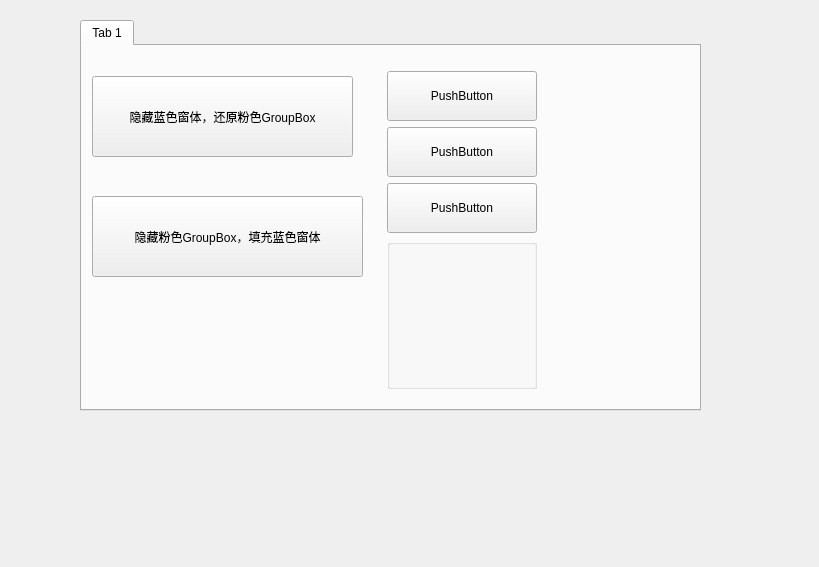
<?xml version="1.0" encoding="UTF-8"?>
<ui version="4.0">
 <class>Widget</class>
 <widget class="QWidget" name="Widget">
  <property name="geometry">
   <rect>
    <x>0</x>
    <y>0</y>
    <width>819</width>
    <height>567</height>
   </rect>
  </property>
  <property name="windowTitle">
   <string>Widget</string>
  </property>
  <widget class="QTabWidget" name="tabWidget">
   <property name="geometry">
    <rect>
     <x>80</x>
     <y>20</y>
     <width>621</width>
     <height>391</height>
    </rect>
   </property>
   <property name="currentIndex">
    <number>0</number>
   </property>
   <widget class="QWidget" name="tab">
    <attribute name="title">
     <string>Tab 1</string>
    </attribute>
    <widget class="QPushButton" name="pushButton_5">
     <property name="geometry">
      <rect>
       <x>10</x>
       <y>30</y>
       <width>261</width>
       <height>81</height>
      </rect>
     </property>
     <property name="text">
      <string>隐藏蓝色窗体，还原粉色GroupBox</string>
     </property>
    </widget>
    <widget class="QPushButton" name="pushButton">
     <property name="geometry">
      <rect>
       <x>10</x>
       <y>150</y>
       <width>271</width>
       <height>81</height>
      </rect>
     </property>
     <property name="text">
      <string>隐藏粉色GroupBox，填充蓝色窗体</string>
     </property>
    </widget>
    <widget class="QWidget" name="">
     <property name="geometry">
      <rect>
       <x>300</x>
       <y>20</y>
       <width>160</width>
       <height>328</height>
      </rect>
     </property>
     <layout class="QVBoxLayout" name="verticalLayout">
      <property name="leftMargin">
       <number>5</number>
      </property>
      <property name="topMargin">
       <number>5</number>
      </property>
      <property name="rightMargin">
       <number>5</number>
      </property>
      <property name="bottomMargin">
       <number>5</number>
      </property>
      <item>
       <widget class="QPushButton" name="pushButton_2">
        <property name="minimumSize">
         <size>
          <width>150</width>
          <height>50</height>
         </size>
        </property>
        <property name="maximumSize">
         <size>
          <width>150</width>
          <height>50</height>
         </size>
        </property>
        <property name="text">
         <string>PushButton</string>
        </property>
       </widget>
      </item>
      <item>
       <widget class="QPushButton" name="pushButton_3">
        <property name="minimumSize">
         <size>
          <width>150</width>
          <height>50</height>
         </size>
        </property>
        <property name="maximumSize">
         <size>
          <width>150</width>
          <height>50</height>
         </size>
        </property>
        <property name="text">
         <string>PushButton</string>
        </property>
       </widget>
      </item>
      <item>
       <widget class="QPushButton" name="pushButton_4">
        <property name="minimumSize">
         <size>
          <width>150</width>
          <height>50</height>
         </size>
        </property>
        <property name="maximumSize">
         <size>
          <width>150</width>
          <height>50</height>
         </size>
        </property>
        <property name="text">
         <string>PushButton</string>
        </property>
       </widget>
      </item>
      <item>
       <widget class="QGroupBox" name="groupBox">
        <property name="styleSheet">
         <string notr="true">QGroupBox {
            border-color: rgb(244 ,164, 255);
           background-color:rgb(244 ,164, 255);
            border-width: 2px;
            border-style: solid;
            margin-top: 0ex;
        }border-color: rgb(230, 164, 23);</string>
        </property>
        <property name="title">
         <string/>
        </property>
        <zorder>pushButton_4</zorder>
       </widget>
      </item>
     </layout>
    </widget>
   </widget>
  </widget>
 </widget>
 <layoutdefault spacing="6" margin="11"/>
 <resources/>
 <connections/>
</ui>
